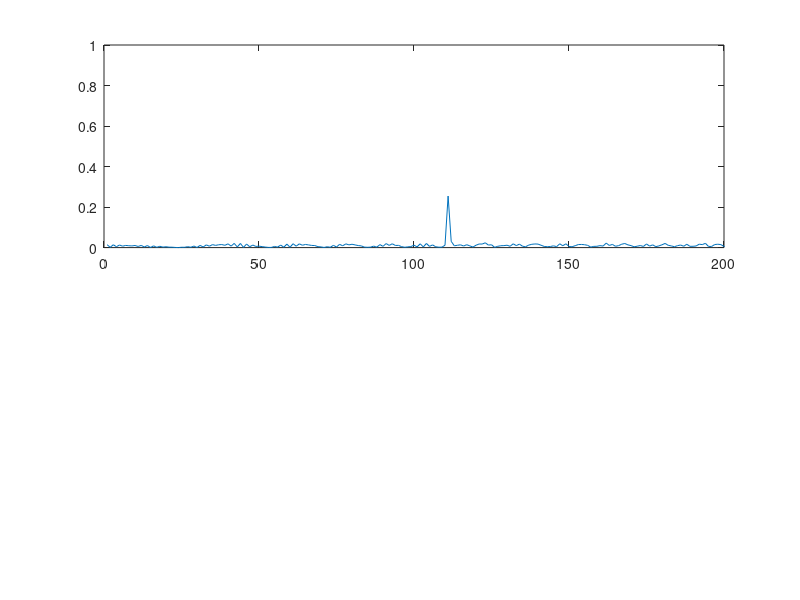
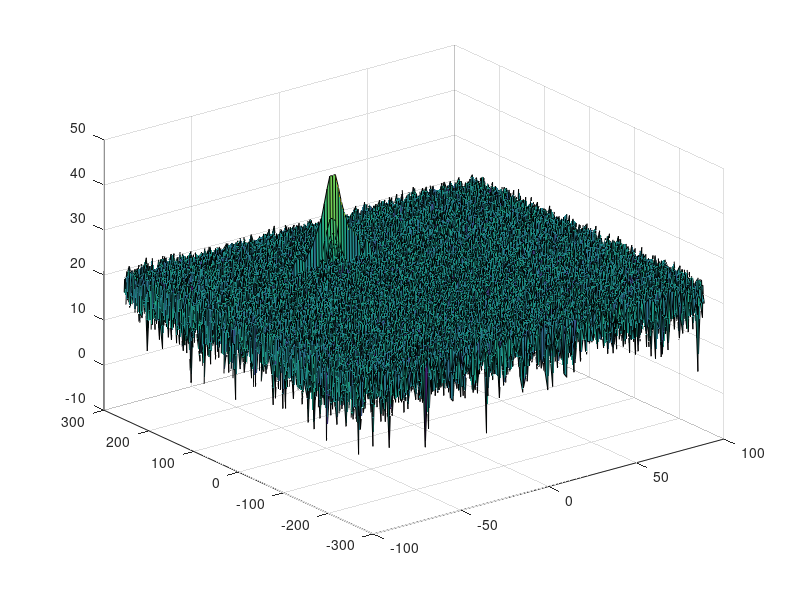

Recreate these plots in MATLAB, in order. (Note: this script raises an error after producing the figures.)
clear all
clc;

%% Radar Specifications 
%%%%%%%%%%%%%%%%%%%%%%%%%%%
% Frequency of operation = 77GHz
% Max Range = 200m
% Range Resolution = 1 m
% Max Velocity = 100 m/s
%%%%%%%%%%%%%%%%%%%%%%%%%%%

%speed of light = 3e8
c= 3e8;
%Operating carrier frequency of Radar 
fc= 77e9;             %carrier freq
r_max = 200;
v_max = 100;
d_res = 1;
v_res = 3;
%% User Defined Range and Velocity of target
% *%TODO* :
% define the target's initial position and velocity. Note : Velocity
% remains contant
 
R = 110;
v = -20;

%% FMCW Waveform Generation

% *%TODO* :
%Design the FMCW waveform by giving the specs of each of its parameters.
% Calculate the Bandwidth (B), Chirp Time (Tchirp) and Slope (slope) of the FMCW
% chirp using the requirements above.

% Bandwidth for the each chirp for given resolution
B = c / (2 * d_res);

% Sweep time for chirp is defuned as rule by 5.5 times of round trip
Tchirp = 5.5 * 2 * r_max / c;

% The slope of the chirp
slope = B / Tchirp;

%The number of chirps in one sequence. Its ideal to have 2^ value for the ease of running the FFT
%for Doppler Estimation. 
Nd=128;                   % #of doppler cells OR #of sent periods % number of chirps

%The number of samples on each chirp. 
Nr=1024;                  %for length of time OR # of range cells

% Timestamp for running the displacement scenario for every sample on each
% chirp
t=linspace(0,Nd*Tchirp,Nr*Nd); %total time for samples


%Creating the vectors for Tx, Rx and Mix based on the total samples input.
Tx=zeros(1,length(t)); %transmitted signal
Rx=zeros(1,length(t)); %received signal
Mix = zeros(1,length(t)); %beat signal

%Similar vectors for range_covered and time delay.
r_t=zeros(1,length(t));
td=zeros(1,length(t));


%% Signal generation and Moving Target simulation
% Running the radar scenario over the time. 

dt = Tchirp / Nr;

for i=1:length(t)
    % *%TODO* :
    %For each time stamp update the Range of the Target for constant velocity. 
    r_t(i) = R + v * t(i);
    t_d(i) = 2 * r_t(i) / c;
    
    % *%TODO* :
    %For each time sample we need update the transmitted and
    %received signal. 
    Tx(i) = cos(2*pi*(fc*t(i) + slope * t(i)^2 / 2.0 ));
    Rx(i) = cos(2*pi*(fc*(t(i)-t_d(i)) + slope * (t(i)-t_d(i))^2 / 2.0 ));
    
    % *%TODO* :
    %Now by mixing the Transmit and Receive generate the beat signal
    %This is done by element wise matrix multiplication of Transmit and
    %Receiver Signal
    Mix(i) = Tx(i).* Rx(i);
    
end

%% RANGE MEASUREMENT


 % *%TODO* :
%reshape the vector into Nr*Nd array. Nr and Nd here would also define the size of
%Range and Doppler FFT respectively.
Mi = reshape(Mix,Nr,Nd);

 % *%TODO* :
%run the FFT on the beat signal along the range bins dimension (Nr) and
%normalize.
f1 = fft(Mi,Nr);
f1 = f1/Nr;


 % *%TODO* :
% Take the absolute value of FFT output
f1 = abs(f1);

 % *%TODO* :
% Output of FFT is double sided signal, but we are interested in only one side of the spectrum.
% Hence we throw out half of the samples.
f1 = f1(1:Nr/2);

%plotting the range
figure ('Name','Range from First FFT');
subplot(2,1,1);

 % *%TODO* :
 % plot FFT output 
f = 1.0/dt * (1:Nr/2+1) / Nr;
plot(f1);
axis ([0 200 0 1]);


%% RANGE DOPPLER RESPONSE
% The 2D FFT implementation is already provided here. This will run a 2DFFT
% on the mixed signal (beat signal) output and generate a range doppler
% map.You will implement CFAR on the generated RDM


% Range Doppler Map Generation.

% The output of the 2D FFT is an image that has reponse in the range and
% doppler FFT bins. So, it is important to convert the axis from bin sizes
% to range and doppler based on their Max values.

Mix=reshape(Mix,[Nr,Nd]);

% 2D FFT using the FFT size for both dimensions.
sig_fft2 = fft2(Mix,Nr,Nd);

% Taking just one side of signal from Range dimension.
sig_fft2 = sig_fft2(1:Nr/2,1:Nd);
sig_fft2 = fftshift (sig_fft2);
RDM = abs(sig_fft2);
RDM = 10*log10(RDM) ;

%use the surf function to plot the output of 2DFFT and to show axis in both
%dimensions
doppler_axis = linspace(-100,100,Nd);
range_axis = linspace(-200,200,Nr/2)*((Nr/2)/400);
figure,surf(doppler_axis,range_axis,RDM);

%% CFAR implementation

%Slide Window through the complete Range Doppler Map

% *%TODO* :
%Select the number of Training Cells in both the dimensions.
T = [12,6];

% *%TODO* :
%Select the number of Guard Cells in both dimensions around the Cell under 
%test (CUT) for accurate estimation
G = [4,2];

% *%TODO* :
% offset the threshold by SNR value in dB
offset = 5;
threshold_cfar = zeros(size(RDM))-1;
signal_cfar = zeros(size(RDM));

% *%TODO* :
%Create a vector to store noise_level for each iteration on training cells
noise_level = zeros(1,1);


% *%TODO* :
%design a loop such that it slides the CUT across range doppler map by
%giving margins at the edges for Training and Guard Cells.
%For every iteration sum the signal level within all the training
%cells. To sum convert the value from logarithmic to linear using db2pow
%function. Average the summed values for all of the training
%cells used. After averaging convert it back to logarithimic using pow2db.
%Further add the offset to it to determine the threshold. Next, compare the
%signal under CUT with this threshold. If the CUT level > threshold assign
%it a value of 1, else equate it to 0.
siz = size(RDM);
x_shape = siz(1);
y_shape = siz(2);

for i = (  (T(1) + G(1) + 1 )  :  (x_shape - ( T(1) + G(1) + 1 ))  )
    for j = (  (T(2) + G(2) + 1 )  :  (y_shape - ( T(2) + G(2) + 1 ))  )
        % Use RDM[x,y] as the matrix from the output of 2D FFT for implementing
        % CFAR
        noise_level = sum(db2pow(RDM( i-T(1)-G(1) : i + T(1)+ G(1), j-T(2)-G(2) : j + T(2)+ G(2)  )),'all') - ...
            sum(db2pow(RDM( i-G(1) : i + G(1), j-G(2) : j + G(2)  )),'all');
        
        num_cells_in_noise_level = (2*(T(1)+G(1))+1) * (2*(T(2)+G(2))+1) ...
            - (2*G(1)+1)* (2*G(2)+1);
        threshold = pow2db(noise_level / num_cells_in_noise_level);
        threshold = threshold + offset;
        threshold_cfar(i,j) = threshold;
        
        CUT = RDM(i,j);
        
        if (CUT > threshold)
            signal_cfar(i,j) = 1;
        end
    end
end





% *%TODO* :
% The process above will generate a thresholded block, which is smaller 
%than the Range Doppler Map as the CUT cannot be located at the edges of
%matrix. Hence,few cells will not be thresholded. To keep the map size same
% set those values to 0. 

% not required because signal_cfar is initilaized by zeros and those values
% are never updated in the above for loop
 

% *%TODO* :
%display the CFAR output using the Surf function like we did for Range
%Doppler Response output.
figure,surf(doppler_axis,range_axis,signal_cfar);
colorbar;


 
 